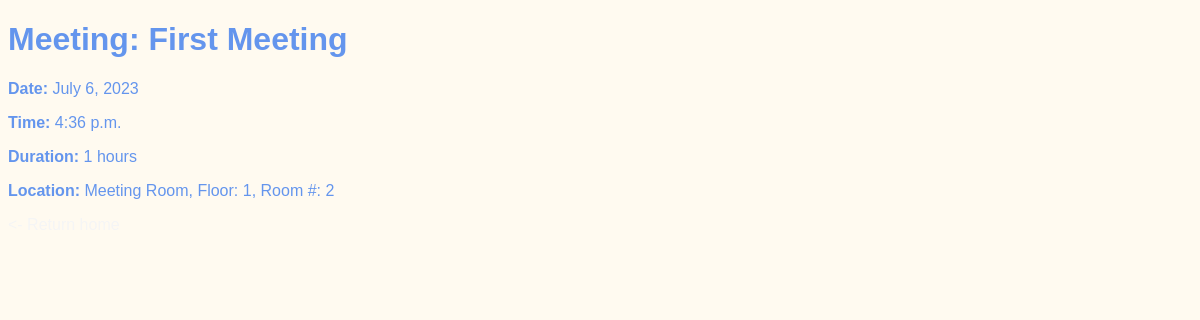
/meetings/1, run on the app's committed database.
### meetings/models.py (models this page shows, shortened)
class Meeting(models.Model):
    title = models.CharField(max_length=200)
    date = models.DateField()
    start_time = models.TimeField(default=time(9))
    duration = models.IntegerField(default=1)
    room = models.ForeignKey(Room, on_delete=models.CASCADE)

### rooms/models.py (models this page shows)
class Room(models.Model):
    name = models.CharField(max_length=200)
    floor = models.IntegerField(default=1)
    room_number = models.IntegerField(default=1)
    def __str__(self):
        return f"{self.name}, Floor: {self.floor}, Room #: {self.room_number}"

### meetings/views.py (the view)
# urls.py: path('<int:id>', views.meeting_details, name="meeting_details"),
def meeting_details(request, id):
    try:
        meeting = Meeting.objects.get(pk=id)
        return render(request, "meetings/meeting_details.html",
                      {"meeting": meeting})
    except Meeting.DoesNotExist:
        return HttpResponse("404: not found :(")

### meetings/templates/meetings/meeting_details.html (shortened to what this page needs)
{% extends 'base.html' %}
{% block content %}
    <body>
        <h1><b>Meeting: {{meeting.title}}</b></h1>
        <p>
            <b>Date:</b> {{meeting.date}}
        </p>
        <p>
            <b>Time:</b> {{meeting.start_time}}
        </p>
        <p>
            <b>Duration:</b> {{meeting.duration}} hours
        </p>
        <p>
            <b>Location:</b> {{meeting.room}}
        </p>
        <p>
            <a href="{% url 'welcome' %}">
            </a>
        </p>
{% endblock %}

### website/static/website/style.css (style rules this page uses)
body { font-family: sans-serif; color: cornflowerblue; background-color: floralwhite; }
a { text-decoration: none; color:whitesmoke; }

### data on the page
Meeting: title "First Meeting", date "July 6, 2023", start_time "4:36 p.m.", duration "1", room "Meeting Room, Floor: 1, Room #: 2"
